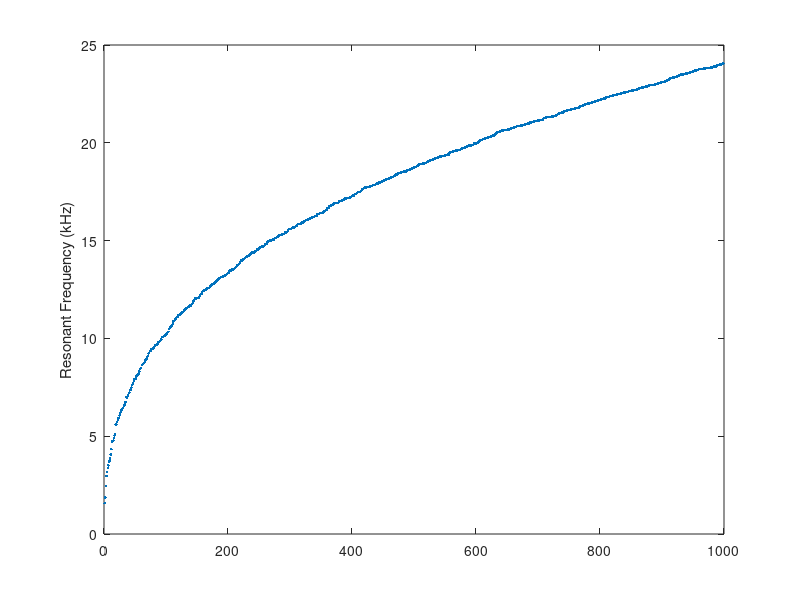

This figure's MATLAB source:
%%%%%%%%%%%%%%%%%%%%%%%%%%%%%%%%%%%%%%%%%%%%%%%%%%%%%%%%%%%%%%%%%%%%%%%%%%%
%
%  This script calculates the modes of a rectangular tank filled with water.
%
%  The parameters that need to be set are:
%    Lx = x length of tank
%    Ly = y length of tank
%    Lz = height of water
%    numModes = number of shape modes
%
%  S. Coughenour - Nov. 17, 2022
%
%%%%%%%%%%%%%%%%%%%%%%%%%%%%%%%%%%%%%%%%%%%%%%%%%%%%%%%%%%%%%%%%%%%%%%%%%%%

clear
close all
format compact
clc


Lx = 24.9; %cm  ---  Length of tank
Ly = 46.8; %cm  ---  Width of tank
Lz = 50.05-10.5; %cm  ---  Height of the water
numModes = 1000;


c = 1.48*10^5; %cm/s

% Calculating all of the shape modes - shape mode = (l,m,n)
for l = 0:100
    for m = 0:100
        for n = 0:100
            f(l+1,m+1,n+1) = (c/2) * sqrt( (l/Lx)^2 + (m/Ly)^2 + (n/Lz)^2 );  % tank modes equation
        end
    end
end


fvec = reshape(f,1,[]); % convert 3-d matrix into vector
fvecSort = sort(fvec/1000); % sort fvec and convert to kHz
fvecSortTrim = fvecSort(2:numModes); % extract 1000 lowest frequency modes



%%%%%%%%%%%%%%%%%%%%%%%%%%%%
% Plotting
%%%%%%%%%%%%%%%%%%%%%%%%%%%%

% Plot 1000 lowest frequency modes
figure
plot(fvecSortTrim,'.')
ylabel('Resonant Frequency (kHz)')


% Other plotting options

% figure
% hold on
% ylabel('Resonant Frequency (kHz)')
% for i = 1:length(f)
%     plot(f(:,:,i)/1000,'.')
% end
% 
% 
% figure
% hold on
% ylim([497*10^3,503*10^3])
% 
% for i = 1:length(f)
%     plot(f(:,:,i),'.')
% end
% 
% plot(118:length(f),500*10^3*ones(size(118:length(f))))



